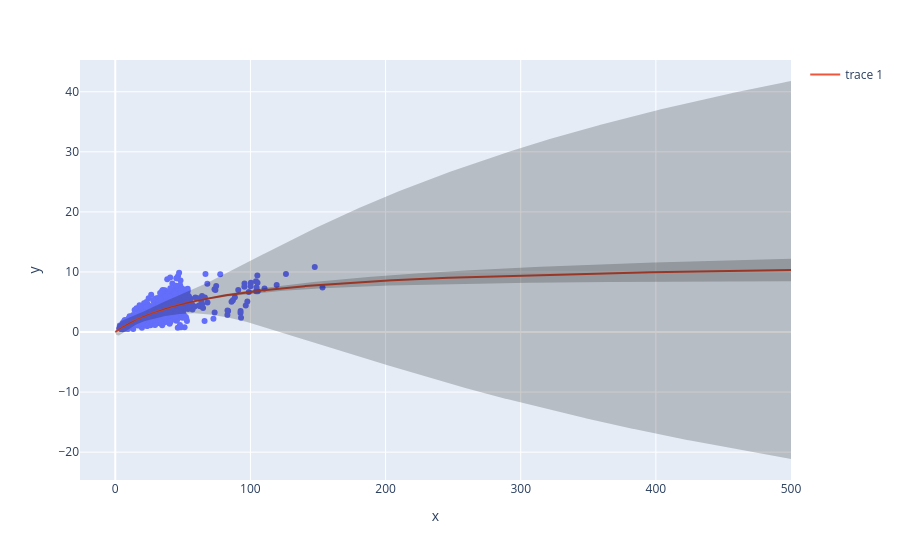

Write notebook code for a chart like this one.
### Markdown cell above
### Calculate the starndard error and mean as a function of length
Use this as a basis for estimating the standard deviation of the data about the inferred mean. We will use this for sampling

### Code cell
import plotly.graph_objects as go 
import plotly.express as px
from scipy.spatial import distance_matrix

length_vec = np.linspace(0, 500, 1000)
height_trend_array = np.empty((n_boots, len(length_vec)))

dists = distance_matrix(repo_lengths[:, np.newaxis], length_vec[:, np.newaxis])
l_indices = np.argmin(dists, axis=1)

for n in range(n_boots):
    height_trend_array[n, :] = height_fun(param_fit_vec[n].x, repo_areas=length_vec)

height_mean = height_fun(param_fit_vec[n].x, repo_areas=length_vec)
height_mean[0] = 0 # np.mean(height_trend_array, axis=0)
height_se = np.std(height_trend_array, axis=0)
ub = height_mean + height_se
lb = height_mean - height_se

# numerically estimage SD by expanding SE by constant until 68.27% of data fall within band
increment = 0.01
factor = 1
height_sigma = height_se
frac_inside = 0
while frac_inside < .6827:
    factor += increment
#     height_sigma *= factor
    ubs = height_mean + height_sigma*factor
    lbs = height_mean - height_sigma*factor
    frac_inside = np.mean((repo_heights <= ubs[l_indices]) & (repo_heights >= lbs[l_indices]))
    
fig = px.scatter(x=np.sqrt(repo_areas), y=repo_heights)
fig.add_trace(go.Scatter(x=length_vec, y=height_mean, mode="lines"))
fig.add_trace(go.Scatter(
        x=np.c_[length_vec, length_vec[::-1]].T.ravel(), 
        y=np.c_[ubs, lbs[::-1]].T.ravel(), # upper, then lower reversed
        fill='toself',
        fillcolor='rgba(0,0,0,0.2)',
        line=dict(color='rgba(255,255,255,0)'),
        hoverinfo="skip",
        showlegend=False
    ))
fig.add_trace(go.Scatter(
        x=np.c_[length_vec, length_vec[::-1]].T.ravel(), 
        y=np.c_[ub, lb[::-1]].T.ravel(), # upper, then lower reversed
        fill='toself',
        fillcolor='rgba(0,0,0,0.2)',
        line=dict(color='rgba(255,255,255,0)'),
        hoverinfo="skip",
        showlegend=False
    ))
fig.show()

### Figure 1 — Plotly figure (JSON) as saved in the notebook; plotly's stock layout.template omitted (floating-point values rounded to 4 significant figures; data arrays with more than 128 entries replaced by an {"elided": "..."} marker saying what was removed)
{"data": [{"hovertemplate": "x=%{x}<br>y=%{y}<extra></extra>", "legendgroup": "", "marker": {"color": "#636efa", "symbol": "circle"}, "mode": "markers", "name": "", "orientation": "v", "showlegend": false, "type": "scatter", "x": {"elided": "677 float values"}, "xaxis": "x", "y": {"elided": "677 float values"}, "yaxis": "y"}, {"mode": "lines", "type": "scatter", "x": {"elided": "1000 float values"}, "y": {"elided": "1000 float values"}}, {"fill": "toself", "fillcolor": "rgba(0,0,0,0.2)", "hoverinfo": "skip", "line": {"color": "rgba(255,255,255,0)"}, "showlegend": false, "type": "scatter", "x": {"elided": "2000 float values"}, "y": {"elided": "2000 float values"}}, {"fill": "toself", "fillcolor": "rgba(0,0,0,0.2)", "hoverinfo": "skip", "line": {"color": "rgba(255,255,255,0)"}, "showlegend": false, "type": "scatter", "x": {"elided": "2000 float values"}, "y": {"elided": "2000 float values"}}], "layout": {"legend": {"tracegroupgap": 0}, "margin": {"t": 60}, "xaxis": {"anchor": "y", "domain": [0, 1], "title": {"text": "x"}}, "yaxis": {"anchor": "x", "domain": [0, 1], "title": {"text": "y"}}}}
